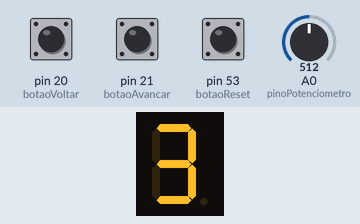
Bench run of a sketch on a simulated Arduino Mega 2560, built with avr-gcc and run on an emulated ATmega2560. Parts: 1-digit seven-segment display. Wiring (inferred from the names in the program): 1-digit 7-segment display, segments lit when LOW: segments pin 8, pin 7, pin 6, pin 5, pin 4, pin 3, pin 2. Inputs (shaded band) come from the test bench; at power-on: A0 (pinoPotenciometro) = 512, pin 20 (botaoVoltar) HIGH, pin 21 (botaoAvancar) HIGH, pin 53 (botaoReset) HIGH. The segment pins are drawn as the display they are named for.

Above: at 2.7 s.
2.8 s: A0 (pinoPotenciometro) set to 50
At 3.32 s:
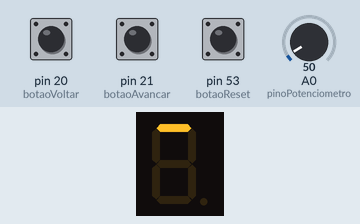
At 3.67 s:
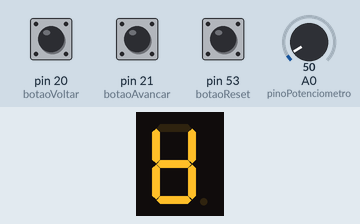
5.7 s: A0 (pinoPotenciometro) set to 70
At 6.72 s:
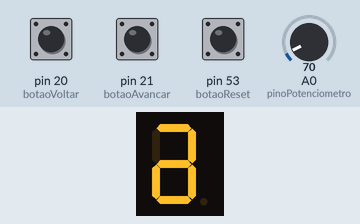
8.0 s: A0 (pinoPotenciometro) set to 122
Timing chart, 0 to 11.0 s (numbered marks = the images above; inputs shaded):
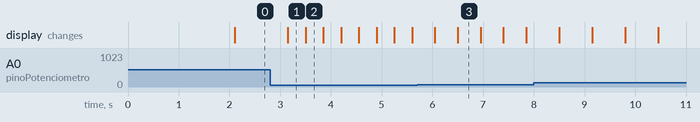

Measured:
- what the display in image 3 shows lasts 0.5 s, from 6.5 s to 7.0 s

The sketch:

MensagemDisplay.ino
```cpp
#include <avr/interrupt.h>

// Pinos do display de segmentos
const int segA = 2;
const int segB = 3;
const int segC = 4;
const int segD = 5;
const int segE = 6;
const int segF = 7;
const int segG = 8;

// Quantidade de posições que o display possui
const int totalCaracteres = 13;

int posicao = 0;

// Sinalização do timer
volatile bool atualizarMensagem = false;

// Botões de interrupção
const int botaoAvancar = 21;  // INT0
const int botaoVoltar = 20;   // INT1
const int botaoReset = 53;    // PCINT0

// Solicitações das interrupções
volatile bool solicitarAvanco = false;
volatile bool solicitarRetorno = false;
volatile bool solicitarReset = false;

// Potenciômetro
const int pinoPotenciometro = A0;

// Intervalos de funcionamento
const unsigned int tempoMinimo = 200;
const unsigned int tempoMaximo = 4000;

// Valor inicial de comparação do Timer1
uint16_t ultimoOCR1A = 15624;

// Função para exibir as letras e números são 13 porque há um - separando as palavras
//low = ligado/ high = desligado
void NumDisplay(int num) {

  switch (num) {

    case 0:
      digitalWrite(segA, LOW);
      digitalWrite(segB, HIGH);
      digitalWrite(segC, LOW);
      digitalWrite(segD, LOW);
      digitalWrite(segE, HIGH);
      digitalWrite(segF, LOW);
      digitalWrite(segG, LOW);
      break;

    case 1:
      digitalWrite(segA, LOW);
      digitalWrite(segB, HIGH);
      digitalWrite(segC, HIGH);
      digitalWrite(segD, LOW);
      digitalWrite(segE, LOW);
      digitalWrite(segF, LOW);
      digitalWrite(segG, LOW);
      break;

    case 2:
      digitalWrite(segA, HIGH);
      digitalWrite(segB, HIGH);
      digitalWrite(segC, HIGH);
      digitalWrite(segD, HIGH);
      digitalWrite(segE, HIGH);
      digitalWrite(segF, HIGH);
      digitalWrite(segG, LOW);
      break;

    case 3:
      digitalWrite(segA, LOW);
      digitalWrite(segB, LOW);
      digitalWrite(segC, LOW);
      digitalWrite(segD, LOW);
      digitalWrite(segE, LOW);
      digitalWrite(segF, LOW);
      digitalWrite(segG, HIGH);
      break;

    case 4:
      digitalWrite(segA, HIGH);
      digitalWrite(segB, HIGH);
      digitalWrite(segC, LOW);
      digitalWrite(segD, HIGH);
      digitalWrite(segE, LOW);
      digitalWrite(segF, HIGH);
      digitalWrite(segG, LOW);
      break;

    case 5:
      digitalWrite(segA, HIGH);
      digitalWrite(segB, HIGH);
      digitalWrite(segC, HIGH);
      digitalWrite(segD, HIGH);
      digitalWrite(segE, HIGH);
      digitalWrite(segF, HIGH);
      digitalWrite(segG, LOW);
      break;

    case 6:
      digitalWrite(segA, LOW);
      digitalWrite(segB, LOW);
      digitalWrite(segC, LOW);
      digitalWrite(segD, HIGH);
      digitalWrite(segE, LOW);
      digitalWrite(segF, LOW);
      digitalWrite(segG, LOW);
      break;

    case 7:
      digitalWrite(segA, LOW);
      digitalWrite(segB, HIGH);
      digitalWrite(segC, HIGH);
      digitalWrite(segD, HIGH);
      digitalWrite(segE, LOW);
      digitalWrite(segF, LOW);
      digitalWrite(segG, HIGH);
      break;

    case 8:
      digitalWrite(segA, HIGH);
      digitalWrite(segB, HIGH);
      digitalWrite(segC, HIGH);
      digitalWrite(segD, HIGH);
      digitalWrite(segE, HIGH);
      digitalWrite(segF, HIGH);
      digitalWrite(segG, LOW);
      break;

    case 9:
      digitalWrite(segA, LOW);
      digitalWrite(segB, LOW);
      digitalWrite(segC, HIGH);
      digitalWrite(segD, LOW);
      digitalWrite(segE, LOW);
      digitalWrite(segF, HIGH);
      digitalWrite(segG, LOW);
      break;

    case 10:
      digitalWrite(segA, LOW);
      digitalWrite(segB, HIGH);
      digitalWrite(segC, LOW);
      digitalWrite(segD, LOW);
      digitalWrite(segE, HIGH);
      digitalWrite(segF, LOW);
      digitalWrite(segG, LOW);
      break;

    case 11:
      digitalWrite(segA, LOW);
      digitalWrite(segB, HIGH);
      digitalWrite(segC, LOW);
      digitalWrite(segD, LOW);
      digitalWrite(segE, LOW);
      digitalWrite(segF, LOW);
      digitalWrite(segG, LOW);
      break;

    case 12:
      digitalWrite(segA, LOW);
      digitalWrite(segB, LOW);
      digitalWrite(segC, LOW);
      digitalWrite(segD, LOW);
      digitalWrite(segE, LOW);
      digitalWrite(segF, LOW);
      digitalWrite(segG, HIGH);
      break;
  }
}

// Movimentação da mensagem
void moverPosicao(int deslocamento) {

  posicao += deslocamento;

  if (posicao >= totalCaracteres) {
    posicao = 0;
  }

  if (posicao < 0) {
    posicao = totalCaracteres - 1;
  }

  NumDisplay(posicao);
}

// INT0: avançar
  void interrupcaoAvancar() {
    solicitarAvanco = true;
  }

  // INT1: retornar
  void interrupcaoVoltar() {
    solicitarRetorno = true;
  }

  // PIN CHANGE: reiniciar
  ISR(PCINT0_vect) {

  // Verifica se D53 (PB0) está em LOW
  if (!(PINB & (1 << PB0))) {
    solicitarReset = true;
  }
}

  // Interrupção do TIMER1
  ISR(TIMER1_COMPA_vect) {
    atualizarMensagem = true;
  }

  // Configuração do TIMER1 - modo CTC
  // Calcula o OCR1A conforme o potenciômetro
  uint16_t calcularOCR1A(int leitura) {

    // Divide a faixa em intervalos de 50 ms
  unsigned long passos = map(leitura, 0, 1023, 0, (tempoMaximo - tempoMinimo) / 50);

  // Calcula o tempo desejado
  unsigned long tempoMs = tempoMinimo + (passos * 50UL);

  // Calcula a quantidade de contagens do Timer
  unsigned long contagens = ((F_CPU / 1024UL) * tempoMs) / 1000UL;

  // Retorna o valor de comparação
  return (uint16_t)(contagens - 1);
}

// Atualiza o período do Timer conforme o potenciômetro
void atualizarPeriodoTimer() {

  static unsigned long ultimaLeitura = 0;

  unsigned long agora = millis();

  // Realiza uma leitura a cada 50 ms
  if (agora - ultimaLeitura < 50) {
    return;
  }

  ultimaLeitura = agora;

  // Lê o potenciômetro
  int leitura = analogRead(pinoPotenciometro);

  // Calcula o novo valor de comparação
  uint16_t novoOCR1A = calcularOCR1A(leitura);

  // Só atualiza se o valor realmente mudou
  if (novoOCR1A == ultimoOCR1A) {
    return;
  }

  // Guarda o valor do prescaler atual
  const uint8_t mascaraPrescaler = (1 << CS12) | (1 << CS11) | (1 << CS10);

  noInterrupts();

  uint8_t prescalerAtual = TCCR1B & mascaraPrescaler;

  // Pausa temporariamente o Timer1
  TCCR1B &= ~mascaraPrescaler;

  // Verifica a contagem atual
  uint16_t contagemAtual = TCNT1;

  // Atualiza o valor de comparação
  OCR1A = novoOCR1A;

  // Se a contagem já ultrapassou o novo limite,
  // reinicia o contador para evitar uma espera excessiva
  if (contagemAtual >= novoOCR1A) {
    TCNT1 = 0;
  }

  // Retoma o Timer com o mesmo prescaler
  TCCR1B |= prescalerAtual;

  interrupts();

  // Atualiza o valor armazenado
  ultimoOCR1A = novoOCR1A;
}

void configurarTimer1() {

  cli();

  TCCR1A = 0;
  TCCR1B = 0;
  TCNT1 = 0;

  // Define o intervalo inicial calculado pelo potenciômetro
  OCR1A = ultimoOCR1A;

  // Limpa flag de comparação pendente
  TIFR1 = (1 << OCF1A);

  // Habilita interrupção por comparação A
  TIMSK1 |= (1 << OCIE1A);

  // Configura modo CTC
  TCCR1B |= (1 << WGM12);

  // Prescaler 1024
  TCCR1B |= (1 << CS12) | (1 << CS10);

  sei();
}

// SETUP

void setup() {

  // Configuração dos segmentos
  pinMode(segA, OUTPUT);
  pinMode(segB, OUTPUT);
  pinMode(segC, OUTPUT);
  pinMode(segD, OUTPUT);
  pinMode(segE, OUTPUT);
  pinMode(segF, OUTPUT);
  pinMode(segG, OUTPUT);

  // Configuração dos botões
  pinMode(botaoAvancar, INPUT_PULLUP);
  pinMode(botaoVoltar, INPUT_PULLUP);
  pinMode(botaoReset, INPUT_PULLUP);

  // Problema: ao iniciar o arduino, posição 0 (S) estava sendo pulada
  //Soluçao: registrador EIFR, existe um comportamento chamado Write One to Clear (W1C)
  //Significa que, diferentemente de uma variável comum, escrever 1 em determinado bit faz com que sua flag seja limpa.
  //escrevendo 00000011 faz limpar INT0 e INT1  EIFR = (1 << INTF0) | (1 << INTF1);
  EIFR = (1 << INTF0) | (1 << INTF1);

  // Configuração das interrupções externas
  attachInterrupt(
    digitalPinToInterrupt(botaoAvancar),
    interrupcaoAvancar,
    FALLING
  );

  attachInterrupt(
    digitalPinToInterrupt(botaoVoltar),
    interrupcaoVoltar,
    FALLING
  );

  // Configuração do Pin Change
  PCMSK0 |= (1 << PCINT0);

  // Limpa flag pendente do grupo PCINT0
  PCIFR = (1 << PCIF0);

  // Habilita o grupo PCINT0
  PCICR |= (1 << PCIE0);

  // Configuração do potenciômetro
  pinMode(pinoPotenciometro, INPUT);

  // Calcula o período inicial
  ultimoOCR1A = calcularOCR1A(
    analogRead(pinoPotenciometro)
);

  // Apresenta o primeiro padrão
  NumDisplay(posicao);

  // Inicia o Timer1
  configurarTimer1();

}

// Loop principal
void loop() {

  // Atualiza a velocidade conforme o potenciômetro
  atualizarPeriodoTimer();

  bool eventoTimer;
  bool eventoAvancar;
  bool eventoVoltar;
  bool eventoReset;

  // Lê e limpa os eventos de maneira protegida
  noInterrupts();

  eventoTimer = atualizarMensagem;
  atualizarMensagem = false;

  eventoAvancar = solicitarAvanco;
  solicitarAvanco = false;

  eventoVoltar = solicitarRetorno;
  solicitarRetorno = false;

  eventoReset = solicitarReset;
  solicitarReset = false;

  interrupts();

  // Debounce dos botões
  static unsigned long ultimoAvanco = 0;
  static unsigned long ultimoRetorno = 0;
  static unsigned long ultimoReset = 0;

  static bool primeiroAvanco = true;
  static bool primeiroRetorno = true;
  static bool primeiroReset = true;

  unsigned long agora = millis();

  bool houveAcaoManual = false;

  // PIN CHANGE: reset

  if (eventoReset && (primeiroReset || agora - ultimoReset >= 60)) {

    primeiroReset = false;
    ultimoReset = agora;

    // Retorna ao primeiro caractere
    posicao = 0;

    // Atualiza o display
    NumDisplay(posicao);

    // Reinicia o intervalo do Timer
    noInterrupts();

    atualizarMensagem = false;
    solicitarAvanco = false;
    solicitarRetorno = false;

    TCNT1 = 0;

    // Limpa flag de comparação pendente
    TIFR1 = (1 << OCF1A);

    interrupts();

    // Prioridade para o reset
    return;
  }

  // INT0: avançar
  if (eventoAvancar && (primeiroAvanco || agora - ultimoAvanco >= 60)) {

    primeiroAvanco = false;
    ultimoAvanco = agora;

    moverPosicao(1);

    houveAcaoManual = true;
  }

  // INT1: retornar
  else if (eventoVoltar && (primeiroRetorno || agora - ultimoRetorno >= 60)) {

    primeiroRetorno = false;
    ultimoRetorno = agora;

    moverPosicao(-1);

    houveAcaoManual = true;
  }

  // TIMER: avanço automático
  if (eventoTimer && !houveAcaoManual) {

    moverPosicao(1);
  }
}
```
